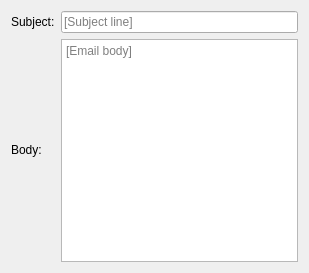
<?xml version="1.0" encoding="UTF-8"?>
<ui version="4.0">
 <class>EmailTemplateWidget</class>
 <widget class="QWidget" name="EmailTemplateWidget">
  <property name="geometry">
   <rect>
    <x>0</x>
    <y>0</y>
    <width>309</width>
    <height>273</height>
   </rect>
  </property>
  <property name="sizePolicy">
   <sizepolicy hsizetype="Expanding" vsizetype="Expanding">
    <horstretch>0</horstretch>
    <verstretch>0</verstretch>
   </sizepolicy>
  </property>
  <layout class="QVBoxLayout" name="centralLayout">
   <item>
    <layout class="QGridLayout" name="gridLayout">
     <item row="1" column="1">
      <widget class="QPlainTextEdit" name="body">
       <property name="placeholderText">
        <string>[Email body]</string>
       </property>
      </widget>
     </item>
     <item row="0" column="1">
      <widget class="QLineEdit" name="subject">
       <property name="placeholderText">
        <string>[Subject line]</string>
       </property>
      </widget>
     </item>
     <item row="0" column="0">
      <widget class="QLabel" name="lblSubject">
       <property name="sizePolicy">
        <sizepolicy hsizetype="Preferred" vsizetype="Fixed">
         <horstretch>0</horstretch>
         <verstretch>0</verstretch>
        </sizepolicy>
       </property>
       <property name="text">
        <string>Subject:</string>
       </property>
       <property name="wordWrap">
        <bool>true</bool>
       </property>
       <property name="textInteractionFlags">
        <set>Qt::TextBrowserInteraction</set>
       </property>
      </widget>
     </item>
     <item row="1" column="0">
      <widget class="QLabel" name="lblBody">
       <property name="sizePolicy">
        <sizepolicy hsizetype="Preferred" vsizetype="Fixed">
         <horstretch>0</horstretch>
         <verstretch>0</verstretch>
        </sizepolicy>
       </property>
       <property name="text">
        <string>Body:</string>
       </property>
       <property name="wordWrap">
        <bool>true</bool>
       </property>
       <property name="textInteractionFlags">
        <set>Qt::TextBrowserInteraction</set>
       </property>
      </widget>
     </item>
    </layout>
   </item>
  </layout>
 </widget>
 <resources/>
 <connections/>
</ui>
